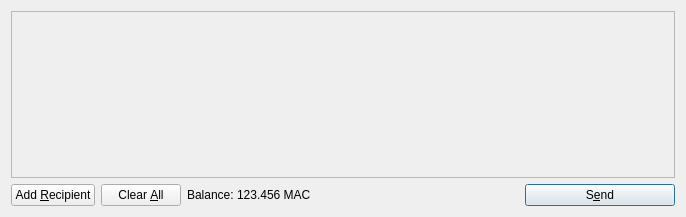
<?xml version="1.0" encoding="UTF-8"?>
<ui version="4.0">
 <class>SendCoinsDialog</class>
 <widget class="QDialog" name="SendCoinsDialog">
  <property name="geometry">
   <rect>
    <x>0</x>
    <y>0</y>
    <width>686</width>
    <height>217</height>
   </rect>
  </property>
  <property name="windowTitle">
   <string>Send Coins</string>
  </property>
  <layout class="QVBoxLayout" name="verticalLayout">
   <item>
    <widget class="QScrollArea" name="scrollArea">
     <property name="widgetResizable">
      <bool>true</bool>
     </property>
     <widget class="QWidget" name="scrollAreaWidgetContents">
      <property name="geometry">
       <rect>
        <x>0</x>
        <y>0</y>
        <width>666</width>
        <height>165</height>
       </rect>
      </property>
      <layout class="QVBoxLayout" name="verticalLayout_2">
       <property name="margin">
        <number>0</number>
       </property>
       <item>
        <layout class="QVBoxLayout" name="entries">
         <property name="spacing">
          <number>6</number>
         </property>
        </layout>
       </item>
       <item>
        <spacer name="verticalSpacer">
         <property name="orientation">
          <enum>Qt::Vertical</enum>
         </property>
         <property name="sizeHint" stdset="0">
          <size>
           <width>20</width>
           <height>40</height>
          </size>
         </property>
        </spacer>
       </item>
      </layout>
     </widget>
    </widget>
   </item>
   <item>
    <layout class="QHBoxLayout" name="horizontalLayout">
     <item>
      <widget class="QPushButton" name="addButton">
       <property name="toolTip">
        <string>Send to multiple recipients at once</string>
       </property>
       <property name="text">
        <string>Add &amp;Recipient</string>
       </property>
       <property name="icon">
        <iconset resource="../bitcoin.qrc">
         <normaloff>:/icons/add</normaloff>:/icons/add</iconset>
       </property>
       <property name="autoDefault">
        <bool>false</bool>
       </property>
      </widget>
     </item>
     <item>
      <widget class="QPushButton" name="clearButton">
       <property name="sizePolicy">
        <sizepolicy hsizetype="Minimum" vsizetype="Fixed">
         <horstretch>0</horstretch>
         <verstretch>0</verstretch>
        </sizepolicy>
       </property>
       <property name="toolTip">
        <string>Remove all transaction fields</string>
       </property>
       <property name="text">
        <string>Clear &amp;All</string>
       </property>
       <property name="icon">
        <iconset resource="../bitcoin.qrc">
         <normaloff>:/icons/remove</normaloff>:/icons/remove</iconset>
       </property>
       <property name="autoRepeatDelay">
        <number>300</number>
       </property>
       <property name="autoDefault">
        <bool>false</bool>
       </property>
      </widget>
     </item>
     <item>
      <layout class="QHBoxLayout" name="horizontalLayout_2">
       <property name="spacing">
        <number>3</number>
       </property>
       <item>
        <widget class="QLabel" name="label">
         <property name="text">
          <string>Balance:</string>
         </property>
        </widget>
       </item>
       <item>
        <widget class="QLabel" name="labelBalance">
         <property name="cursor">
          <cursorShape>IBeamCursor</cursorShape>
         </property>
         <property name="text">
          <string>123.456 MAC</string>
         </property>
         <property name="textInteractionFlags">
          <set>Qt::LinksAccessibleByMouse|Qt::TextSelectableByKeyboard|Qt::TextSelectableByMouse</set>
         </property>
        </widget>
       </item>
      </layout>
     </item>
     <item>
      <spacer name="horizontalSpacer">
       <property name="orientation">
        <enum>Qt::Horizontal</enum>
       </property>
       <property name="sizeHint" stdset="0">
        <size>
         <width>40</width>
         <height>20</height>
        </size>
       </property>
      </spacer>
     </item>
     <item>
      <widget class="QPushButton" name="sendButton">
       <property name="minimumSize">
        <size>
         <width>150</width>
         <height>0</height>
        </size>
       </property>
       <property name="toolTip">
        <string>Confirm the send action</string>
       </property>
       <property name="text">
        <string>S&amp;end</string>
       </property>
       <property name="icon">
        <iconset resource="../bitcoin.qrc">
         <normaloff>:/icons/send</normaloff>:/icons/send</iconset>
       </property>
       <property name="default">
        <bool>true</bool>
       </property>
      </widget>
     </item>
    </layout>
   </item>
  </layout>
 </widget>
 <resources>
  <include location="../bitcoin.qrc"/>
 </resources>
 <connections/>
</ui>
